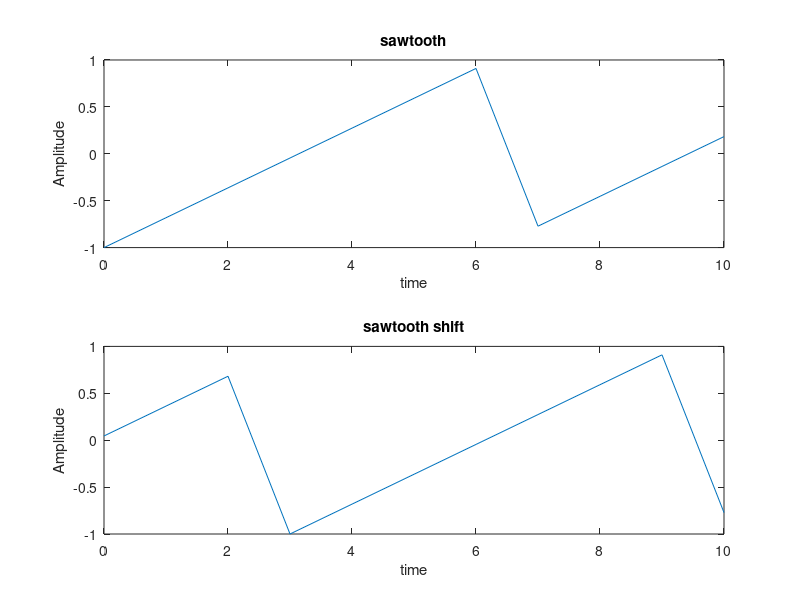

Here is the MATLAB script that generated this plot:
clc;
clear all;
close all;
t=0:10;
z=sawtooth(t);
subplot(2,1,1);
plot(t,z);
xlabel('time')
ylabel('Amplitude')
title('sawtooth');
subplot(2,1,1);
plot(t,z);
xlabel('time')
ylabel('Amplitude')
title('sawtooth')
x=sawtooth(t-3);
subplot(2,1,2);
plot(t,x);
xlabel('time')
ylabel('Amplitude')
title('sawtooth shift')